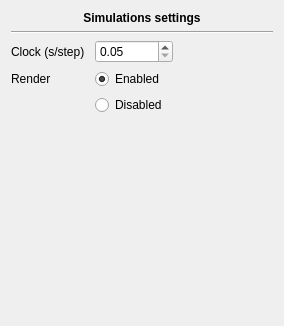
                    <widget class="QWidget" name="scrollAreaWidgetContents_6">
                     <property name="geometry">
                      <rect>
                       <x>0</x>
                       <y>0</y>
                       <width>284</width>
                       <height>326</height>
                      </rect>
                     </property>
                     <layout class="QVBoxLayout" name="verticalLayout_2">
                      <item>
                       <widget class="QLabel" name="label_14">
                        <property name="font">
                         <font>
                          <weight>75</weight>
                          <bold>true</bold>
                         </font>
                        </property>
                        <property name="text">
                         <string>Simulations settings</string>
                        </property>
                        <property name="alignment">
                         <set>Qt::AlignCenter</set>
                        </property>
                       </widget>
                      </item>
                      <item>
                       <widget class="Line" name="line_13">
                        <property name="orientation">
                         <enum>Qt::Horizontal</enum>
                        </property>
                       </widget>
                      </item>
                      <item>
                       <layout class="QGridLayout" name="gridLayout_6">
                        <item row="0" column="1">
                         <widget class="QDoubleSpinBox" name="doubleSpinBox">
                          <property name="minimum">
                           <double>0.050000000000000</double>
                          </property>
                          <property name="maximum">
                           <double>10.000000000000000</double>
                          </property>
                         </widget>
                        </item>
                        <item row="0" column="0">
                         <widget class="QLabel" name="label_18">
                          <property name="text">
                           <string>Clock (s/step)</string>
                          </property>
                         </widget>
                        </item>
                        <item row="0" column="2">
                         <spacer name="horizontalSpacer_4">
                          <property name="orientation">
                           <enum>Qt::Horizontal</enum>
                          </property>
                          <property name="sizeType">
                           <enum>QSizePolicy::Fixed</enum>
                          </property>
                          <property name="sizeHint" stdset="0">
                           <size>
                            <width>100</width>
                            <height>20</height>
                           </size>
                          </property>
                         </spacer>
                        </item>
                        <item row="3" column="1">
                         <spacer name="verticalSpacer_3">
                          <property name="orientation">
                           <enum>Qt::Vertical</enum>
                          </property>
                          <property name="sizeHint" stdset="0">
                           <size>
                            <width>20</width>
                            <height>40</height>
                           </size>
                          </property>
                         </spacer>
                        </item>
                        <item row="1" column="0">
                         <widget class="QLabel" name="label_22">
                          <property name="text">
                           <string>Render</string>
                          </property>
                         </widget>
                        </item>
                        <item row="1" column="1">
                         <widget class="QRadioButton" name="enable_render">
                          <property name="enabled">
                           <bool>true</bool>
                          </property>
                          <property name="autoFillBackground">
                           <bool>false</bool>
                          </property>
                          <property name="text">
                           <string>Enabled</string>
                          </property>
                          <property name="checked">
                           <bool>true</bool>
                          </property>
                         </widget>
                        </item>
                        <item row="2" column="1">
                         <widget class="QRadioButton" name="disable_render">
                          <property name="text">
                           <string>Disabled</string>
                          </property>
                         </widget>
                        </item>
                       </layout>
                      </item>
                     </layout>
                    </widget>
